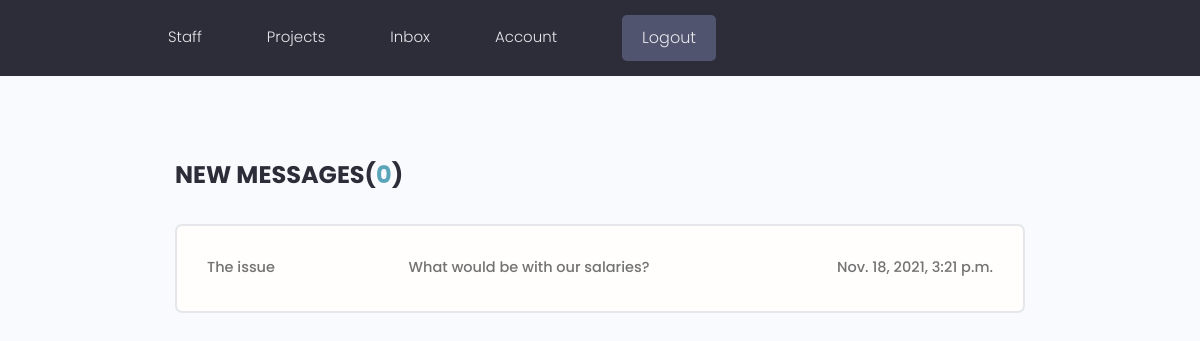
Screenshot of /inbox/ (signed in) with the database file from the repository.
### users/models.py (models this page shows, shortened)
class Message(models.Model):
    sender = models.ForeignKey(
        Profile, on_delete=models.SET_NULL, null=True, blank=True)
    recipient = models.ForeignKey(
        Profile, on_delete=models.SET_NULL, null=True, blank=True, related_name="messages")
    name = models.CharField(max_length=200, null=True, blank=True)
    email = models.EmailField(max_length=200, null=True, blank=True)
    subject = models.CharField(max_length=200, null=True, blank=True)
    body = models.TextField()
    is_read = models.BooleanField(default=False, null=True)
    created = models.DateTimeField(auto_now_add=True)
    id = models.UUIDField(default=uuid.uuid4, unique=True,
                          primary_key=True, editable=False)
    class Meta:
        ordering = ['is_read', '-created']

### users/views.py (the view)
# urls.py: path('inbox/', views.inbox, name="inbox"),
@login_required(login_url='login')
def inbox(request):
    profile = request.user.profile
    messageRequests = profile.messages.all()
    unreadCount = messageRequests.filter(is_read=False).count()
    context = {'messageRequests': messageRequests, 'unreadCount': unreadCount}
    return render(request, 'users/inbox.html', context)

### users/templates/users/inbox.html
{% extends 'main.html' %}
{% block content %}
<main class="inbox my-xl">
  <div class="content-box">
    <h3 class="inbox__title">New Messages(<span>{{unreadCount}}</span>)</h3>
    <ul class="messages">
      {% for message in messageRequests %}
      {% if message.is_read == False %}
      <li class="message message--unread">
        {% else %}
      <li class="message">
        {% endif %}
        <a href="{% url 'message' message.id %}">
          <span class="message__author">{{message.name}}</span>
          <span class="message__subject">{{message.subject}}</span>
          <span class="message__date">{{message.created}}</span>
        </a>
      </li>
      {% endfor %}
    </ul>
  </div>
</main>
{% endblock content %}

### static/styles/app.css (style rules this page uses)
:root { --color-sub: #2d2d39; }
.content-box { width: 95%; max-width: 85rem; margin: 0 auto; }
.inbox { height: 90vh; }
.inbox__title, .inbox__title span { font-size: 2.4rem; font-weight: 700; color: var(--color-sub); text-transform: uppercase; text-align: left; margin-bottom: 3rem; }
.inbox__title span { color: var(--color-main); }
.messages { list-style: none; background: var(--color-white); padding: 0.5rem 3rem; border: 2px solid var(--color-light); border-radius: 0.7rem; }
.message { padding: 2.5rem 0; }
.message > a span { font-size: 1.45rem; font-weight: 500; }
.message > a { display: flex; gap: 1rem; }
.message__author, .message__date { flex-basis: 25%; }
.message__subject { flex-basis: 50%; }
.message__date { text-align: right; }

### static/uikit/styles/modules/_variables.css (style rules this page uses)
:root { --color-main: #5aa5b9; --color-main-light: #e6faff; --color-sub: #3f4156; --color-sub-light: #51546e; --color-sub-lighter: #ededfd; --color-text: #737373; --color-gray: #8b8b8b; --color-light: #e5e7eb; --color-light-gray: #767676; --color-bg: #f8fafd; --color-white: #fffefd; --color-white-light: #f3f3f3; --color-success: #359e64; --color-success-bg: #def8e8; --color-error: #fc4b0b; --color-error-bg: #fff2ee; --font-base: 'Poppins', arial, helvetica, 'Segoe UI', roboto, ubuntu, sans-serif; --font-monospace: 'Fira Code', 'Courier New', courier, monospace; --font-regular: 300; --font-medium: 500; --font-bold: 700; --generic-shadow: 1px 1px 5px #00000010; --generic-transition: all 0.3s ease-in-out; }

### static/uikit/styles/modules/_base.css (style rules this page uses)
* { margin: 0; padding: 0; box-sizing: border-box; text-rendering: optimizeLegibility; color: inherit; font-size: inherit; }
html { font-size: 50%; }
@media only screen and (min-width: 480px) { html { font-size: 56.25%; } }
@media only screen and (min-width: 1200px) { html { font-size: 62.5%; } }
body { line-height: 1.6; font-weight: 400; font-size: 1.5rem; color: var(--color-text); background-color: var(--color-bg); min-height: 100vh; }

### static/uikit/styles/modules/_typography.css (style rules this page uses)
* { font-family: var(--font-base); }
h3 { font-size: 3.2rem; font-weight: var(--font-medium); }
p, span, strong { font-size: 1.6rem; color: var(--color-text); font-weight: var(--font-regular); }
a { padding-bottom: 2px; text-decoration: none; display: inline-block; color: var(--color-main); font-weight: var(--font-medium); }

### static/uikit/styles/modules/_utilities.css (style rules this page uses)
.my-xl { margin: 8rem auto; }

### rows the page displays
Message: name "The issue", subject "What would be with our salaries?", created "Nov. 18, 2021, 3:21 p.m."

### other values shown
{{ unreadCount }} "0"
